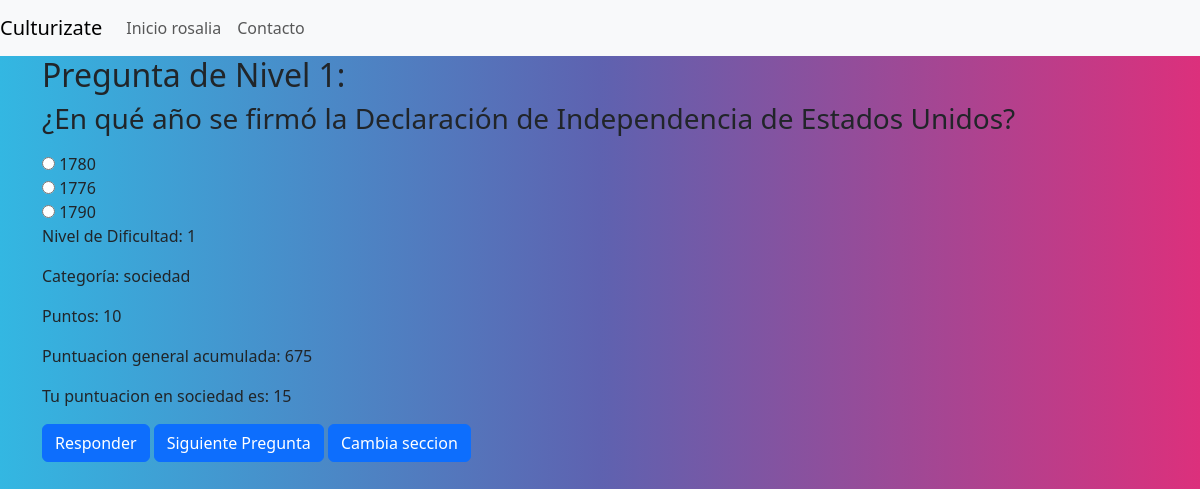
The page /take_question/sociedad/5/ (signed in) on the database its author committed.
### culturizateApp/models.py (models this page shows)
class UserProfile(AbstractUser):
    name = models.CharField(max_length=255)
    surname=models.CharField(max_length=200)
    email = models.EmailField()
    score = models.IntegerField(default=0)
    attempts = models.IntegerField(default=0)
    informatica_score=models.IntegerField(default=0)
    ciencia_score=models.IntegerField(default=0)
    historia_score=models.IntegerField(default=0)
    geopolitica_score=models.IntegerField(default=0)
    curiosidades_score=models.IntegerField(default=0)
    espiritualidad_score=models.IntegerField(default=0)
    historia_score=models.IntegerField(default=0)
    sociedad_score=models.IntegerField(default=0)

class BaseQuestion(models.Model):
    question_text = models.TextField()
    correct_option = models.CharField(max_length=1, choices=[('A', 'Option A'), ('B', 'Option B'), ('C', 'Option C')])
    nivel_dificultad = models.IntegerField()
    category = models.CharField(max_length=200)
    points=models.IntegerField()
    option_a = models.CharField(max_length=255,null=True)
    option_b = models.CharField(max_length=255,null=True)
    option_c = models.CharField(max_length=255,null=True)

### culturizateApp/views.py (the view)
# urls.py: path("take_question/<str:category_selected>/<int:nivel>/",views.take_question,name='take_question'),
def take_question(request,category_selected=None,nivel=None):
    all_categories=['informatica','historia','geopolitica','espiritualidad','curiosidades','ciencia']
    angle = 360 / len(all_categories)
    user_profile=request.user
    if nivel==5:
        question=BaseQuestion.objects.filter(category=category_selected).order_by('?').first()
    else:
        question=BaseQuestion.objects.filter(category=category_selected,nivel_dificultad=nivel).order_by('?').first()
    try:
        if request.method=='GET':
            if question is not None:
                options=[
                    ('A',question.option_a),
                    ('B',question.option_b),
                    ('C',question.option_c),
                ]
                category_score_field=f'{question.category}_score'
                user_category_score=getattr(user_profile,category_score_field)
                options=sorted(options,key=lambda x:choice([0,1,2]))
                request.session['current_question'] = {
                    'question_text' : question.question_text,
                    'options':options,
                    'points':question.points,
                    'nivel_dificultad':question.nivel_dificultad,
                    'category':question.category,
                    'correct_answer':question.correct_option ,
                    }
                context = {
                'question_text': question.question_text,
                'options': options,
                'points': question.points,
                'nivel_dificultad': question.nivel_dificultad,
                'category': question.category,
                'correct_answer': question.correct_option,
                'all_categories': all_categories,
                'angle': angle,
                'user_category_score':user_category_score,
                'nivel':nivel,
            }
                return render(request,'game.html',context)
            else:
                return render(request,'/')
        return HttpResponse('Esta vista solo adminte solicitudes post')
    except Exception as e:
        logging.exception(e)
        print(f"Error: {type(e).__name__} - {str(e)}")
        return HttpResponse('Error, vuelve a intentarlo más tarde')

### culturizateApp/templates/game.html (shortened to what this page needs)
{% extends 'base.html' %}
{%load static %}
{% block content %}
  <div id="game-container">
    {% if no_questions %}
    <p>No hay preguntas disponibles</p>
    {% else %}
    <h2>Pregunta de Nivel {{ nivel_dificultad }}:</h2>
    <h3>{{question_text}}</h3>
    <form id="question-form" method="POST" action="{% url 'checkAnswer' %}">
      {% for option in options %}
        <input type="radio" name="user_answer" value="{{ option.0 }}" id="{{ option.0 }}">
        <label for="{{ option.0 }}">{{ option.1 }}</label><br>
      {% endfor %}
      <p>Nivel de Dificultad: {{ nivel_dificultad }}</p>
      <p>Categoría: {{ category }}</p>
      <p>Puntos: {{ points }}</p>
      <p>Puntuacion general acumulada: {{ user.score }}</p>
      <p>Tu puntuacion en {{ category }} es: {{ user_category_score }}</p>
      <button id="response-button" type="submit"class="btn btn-primary" >Responder</button>
      <a href="{% url 'take_question' category_selected=category nivel=nivel %}" class="btn btn-primary">Siguiente Pregunta</a>
      <a href="{% url 'obtain_categories'  %}" class="btn btn-primary"> Cambia seccion</a>
    </form>
    {% endif %}
  </div>
{% endblock %}

### culturizateApp/templates/base.html (shortened to what this page needs)
{% load static %}
{% load crispy_forms_tags %}
<!DOCTYPE html>
<html lang="en">
  <head>
    <link rel="stylesheet" href="https://bootswatch.com/5/quartz/bootstrap.min.css">
    <link href="https://cdn.jsdelivr.net/npm/bootstrap@5.3.0-alpha1/dist/css/bootstrap.min.css" rel="stylesheet">
  </head>
  <body>
    <nav class="navbar navbar-expand-lg navbar-light bg-light">
      <a class="navbar-brand" href="#">Culturizate</a>
      <div class="collapse navbar-collapse" id="navbarNav">
        <ul class="navbar-nav">
          <li class="nav-item active">
            <a class="nav-link" href="#">Inicio <span class="sr-only">{{ user }}</span></a>
          </li>
          <li class="nav-item">
            <a class="nav-link" href="#">Contacto</a>
          </li>
        </ul>
      </div>
    </nav>
    <div class="container">
      {% block content %}
      {% endblock %}
    </div>
  </body>
</html>

### rows shown on the page
UserProfile: username "rosalia", score "675"
BaseQuestion: question_text "¿En qué año se firmó la Declaración de Independencia de Estados Unidos?", option_b "1780" "1776" "1790", category "sociedad"

### other values the page prints
{{ nivel_dificultad }} "1"
{{ points }} "10"
{{ user_category_score }} "15"
